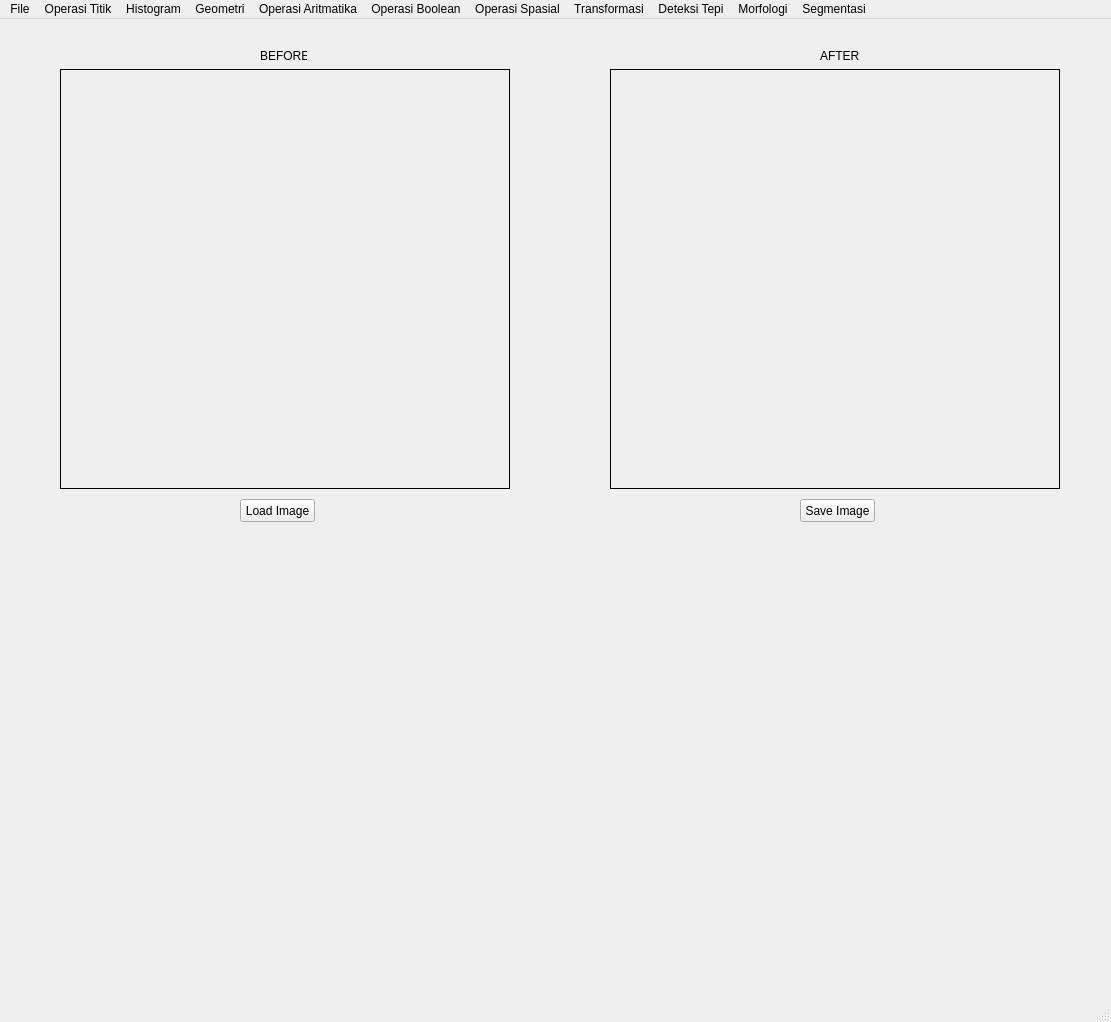
<?xml version="1.0" encoding="UTF-8"?>
<ui version="4.0">
 <author>Rhyred</author>
 <class>My_Program_152024141</class>
 <widget class="QMainWindow" name="My_Program_152024141">
  <property name="geometry">
   <rect>
    <x>0</x>
    <y>0</y>
    <width>1111</width>
    <height>1022</height>
   </rect>
  </property>
  <property name="windowTitle">
   <string>MainWindow</string>
  </property>
  <widget class="QWidget" name="centralwidget">
   <widget class="QPushButton" name="loadButton">
    <property name="geometry">
     <rect>
      <x>240</x>
      <y>480</y>
      <width>75</width>
      <height>23</height>
     </rect>
    </property>
    <property name="text">
     <string>Load Image</string>
    </property>
   </widget>
   <widget class="QLabel" name="imgLabel">
    <property name="geometry">
     <rect>
      <x>60</x>
      <y>50</y>
      <width>450</width>
      <height>420</height>
     </rect>
    </property>
    <property name="frameShape">
     <enum>QFrame::Box</enum>
    </property>
    <property name="text">
     <string/>
    </property>
   </widget>
   <widget class="QLabel" name="hasilLabel">
    <property name="geometry">
     <rect>
      <x>610</x>
      <y>50</y>
      <width>450</width>
      <height>420</height>
     </rect>
    </property>
    <property name="frameShape">
     <enum>QFrame::Box</enum>
    </property>
    <property name="text">
     <string/>
    </property>
   </widget>
   <widget class="QPushButton" name="saveButton">
    <property name="geometry">
     <rect>
      <x>800</x>
      <y>480</y>
      <width>75</width>
      <height>23</height>
     </rect>
    </property>
    <property name="text">
     <string>Save Image</string>
    </property>
   </widget>
   <widget class="QLabel" name="before">
    <property name="geometry">
     <rect>
      <x>260</x>
      <y>30</y>
      <width>47</width>
      <height>13</height>
     </rect>
    </property>
    <property name="text">
     <string>BEFORE</string>
    </property>
   </widget>
   <widget class="QLabel" name="after">
    <property name="geometry">
     <rect>
      <x>820</x>
      <y>30</y>
      <width>47</width>
      <height>13</height>
     </rect>
    </property>
    <property name="text">
     <string>AFTER</string>
    </property>
   </widget>
  </widget>
  <widget class="QMenuBar" name="menubar">
   <property name="geometry">
    <rect>
     <x>0</x>
     <y>0</y>
     <width>1111</width>
     <height>21</height>
    </rect>
   </property>
   <widget class="QMenu" name="menuFile">
    <property name="title">
     <string>File</string>
    </property>
    <addaction name="actionLoad_Image"/>
    <addaction name="actionSave_Image"/>
   </widget>
   <widget class="QMenu" name="menuOperasi_Titik">
    <property name="title">
     <string>Operasi Titik</string>
    </property>
    <addaction name="actionGrayScale"/>
    <addaction name="actionBrightness"/>
    <addaction name="actionSimple_Contrast"/>
    <addaction name="actionContrast_Stretching"/>
    <addaction name="actionNegative_Image"/>
    <addaction name="actionBiner_Image"/>
   </widget>
   <widget class="QMenu" name="menuHistogram">
    <property name="title">
     <string>Histogram</string>
    </property>
    <addaction name="actionGray_Histogram"/>
    <addaction name="actionRGB_Histogram"/>
    <addaction name="actionHistogram_Equalization"/>
   </widget>
   <widget class="QMenu" name="menuGeometri">
    <property name="title">
     <string>Geometri</string>
    </property>
    <addaction name="actionTranslasi"/>
    <addaction name="actionRotasi"/>
    <addaction name="actionResize"/>
    <addaction name="actionCrop"/>
   </widget>
   <widget class="QMenu" name="menuOperasi_Aritmatika">
    <property name="title">
     <string>Operasi Aritmatika</string>
    </property>
    <addaction name="actionTambah"/>
    <addaction name="actionKurang"/>
    <addaction name="actionKali"/>
    <addaction name="actionBagi"/>
   </widget>
   <widget class="QMenu" name="menuOperasi_Boolean">
    <property name="title">
     <string>Operasi Boolean</string>
    </property>
    <addaction name="actionAnd"/>
    <addaction name="actionOr"/>
    <addaction name="actionXor"/>
   </widget>
   <widget class="QMenu" name="menuOperasi_Spasial">
    <property name="title">
     <string>Operasi Spasial</string>
    </property>
    <addaction name="actionFilter"/>
    <addaction name="actionMean_Filter"/>
    <addaction name="actionGaussian_Filter"/>
    <addaction name="actionSharpening"/>
    <addaction name="actionMedian_Filter"/>
    <addaction name="actionMax_Filter"/>
    <addaction name="actionMin_Filter"/>
   </widget>
   <widget class="QMenu" name="menuTransformasi">
    <property name="title">
     <string>Transformasi</string>
    </property>
    <addaction name="actionDFT_Smoothing"/>
    <addaction name="actionDFT_Edge_Detection"/>
   </widget>
   <widget class="QMenu" name="menuDeteksi_Tepi">
    <property name="title">
     <string>Deteksi Tepi</string>
    </property>
    <addaction name="actionSobel"/>
    <addaction name="actionPrewitt"/>
    <addaction name="actionRoberts"/>
    <addaction name="actionCanny"/>
   </widget>
   <widget class="QMenu" name="menuMorfologi">
    <property name="title">
     <string>Morfologi</string>
    </property>
    <addaction name="actionDilasi"/>
    <addaction name="actionErosi"/>
    <addaction name="actionOpening"/>
    <addaction name="actionClosing"/>
    <addaction name="actionSkeletonizing"/>
   </widget>
   <widget class="QMenu" name="menuSegmentasi">
    <property name="title">
     <string>Segmentasi</string>
    </property>
    <addaction name="actionThresh_Binary"/>
    <addaction name="actionThresh_Binary_Inv"/>
    <addaction name="actionThresh_Trunc"/>
    <addaction name="actionThresh_ToZero"/>
    <addaction name="actionThresh_ToZero_Inv"/>
    <addaction name="actionAdaptive_Mean"/>
    <addaction name="actionAdaptive_Gaussian"/>
    <addaction name="actionOtsu"/>
    <addaction name="actionShape_Identification"/>
   </widget>
   <addaction name="menuFile"/>
   <addaction name="menuOperasi_Titik"/>
   <addaction name="menuHistogram"/>
   <addaction name="menuGeometri"/>
   <addaction name="menuOperasi_Aritmatika"/>
   <addaction name="menuOperasi_Boolean"/>
   <addaction name="menuOperasi_Spasial"/>
   <addaction name="menuTransformasi"/>
   <addaction name="menuDeteksi_Tepi"/>
   <addaction name="menuMorfologi"/>
   <addaction name="menuSegmentasi"/>
  </widget>
  <widget class="QStatusBar" name="statusbar"/>
  <action name="actionGrayScale">
   <property name="text">
    <string>GrayScale</string>
   </property>
  </action>
  <action name="actionLoad_Image">
   <property name="text">
    <string>Load Image</string>
   </property>
  </action>
  <action name="actionSave_Image">
   <property name="text">
    <string>Save Image</string>
   </property>
  </action>
  <action name="actionBrightness">
   <property name="text">
    <string>Brightness</string>
   </property>
  </action>
  <action name="actionSimple_Contrast">
   <property name="text">
    <string>Simple Contrast</string>
   </property>
  </action>
  <action name="actionContrast_Stretching">
   <property name="text">
    <string>Contrast Stretching</string>
   </property>
  </action>
  <action name="actionNegative_Image">
   <property name="text">
    <string>Negative Image</string>
   </property>
  </action>
  <action name="actionBiner_Image">
   <property name="text">
    <string>Biner Image</string>
   </property>
  </action>
  <action name="actionGray_Histogram">
   <property name="text">
    <string>Histogram Grayscale</string>
   </property>
  </action>
  <action name="actionRGB_Histogram">
   <property name="text">
    <string>Histogram RGB</string>
   </property>
  </action>
  <action name="actionHistogram_Equalization">
   <property name="text">
    <string>Histogram Equalization</string>
   </property>
  </action>
  <action name="actionTranslasi">
   <property name="text">
    <string>Translasi</string>
   </property>
  </action>
  <action name="actionRotasi">
   <property name="text">
    <string>Rotasi</string>
   </property>
  </action>
  <action name="actionResize">
   <property name="text">
    <string>Resize</string>
   </property>
  </action>
  <action name="actionCrop">
   <property name="text">
    <string>Crop Image</string>
   </property>
  </action>
  <action name="actionTambah">
   <property name="text">
    <string>Tambah +</string>
   </property>
  </action>
  <action name="actionKurang">
   <property name="text">
    <string>Kurang -</string>
   </property>
  </action>
  <action name="actionKali">
   <property name="text">
    <string>Kali x</string>
   </property>
  </action>
  <action name="actionBagi">
   <property name="text">
    <string>Bagi /</string>
   </property>
  </action>
  <action name="actionAnd">
   <property name="text">
    <string>AND &amp;&amp;</string>
   </property>
  </action>
  <action name="actionOr">
   <property name="text">
    <string>OR ||</string>
   </property>
  </action>
  <action name="actionXor">
   <property name="text">
    <string>XOR ^</string>
   </property>
  </action>
  <action name="actionFilter">
   <property name="text">
    <string>Filtering</string>
   </property>
  </action>
  <action name="actionMean_Filter">
   <property name="text">
    <string>Mean Filtering</string>
   </property>
  </action>
  <action name="actionGaussian_Filter">
   <property name="text">
    <string>Gaussian Filtering</string>
   </property>
  </action>
  <action name="actionSharpening">
   <property name="text">
    <string>Sharpening</string>
   </property>
  </action>
  <action name="actionMedian_Filter">
   <property name="text">
    <string>Median Filtering</string>
   </property>
  </action>
  <action name="actionMax_Filter">
   <property name="text">
    <string>Max Filtering</string>
   </property>
  </action>
  <action name="actionMin_Filter">
   <property name="text">
    <string>Min Filtering</string>
   </property>
  </action>
  <action name="actionDFT_Smoothing">
   <property name="text">
    <string>DFT Smoothing Image</string>
   </property>
  </action>
  <action name="actionDFT_Edge_Detection">
   <property name="text">
    <string>DFT Edge Detection</string>
   </property>
  </action>
  <action name="actionSobel">
   <property name="text">
    <string>Sobel</string>
   </property>
  </action>
  <action name="actionPrewitt">
   <property name="text">
    <string>Prewitt</string>
   </property>
  </action>
  <action name="actionRoberts">
   <property name="text">
    <string>Roberts</string>
   </property>
  </action>
  <action name="actioncanny">
   <property name="text">
    <string>canny</string>
   </property>
  </action>
  <action name="actionCanny">
   <property name="text">
    <string>Canny</string>
   </property>
  </action>
  <action name="actionDilasi">
   <property name="text">
    <string>Dilasi</string>
   </property>
  </action>
  <action name="actionErosi">
   <property name="text">
    <string>Erosi</string>
   </property>
  </action>
  <action name="actionOpening">
   <property name="text">
    <string>Opening</string>
   </property>
  </action>
  <action name="actionClosing">
   <property name="text">
    <string>Closing</string>
   </property>
  </action>
  <action name="actionThresh_Binary">
   <property name="text">
    <string>Threshold Binary</string>
   </property>
  </action>
  <action name="actionThresh_Binary_Inv">
   <property name="text">
    <string>Threshold Binary Inv</string>
   </property>
  </action>
  <action name="actionThresh_Trunc">
   <property name="text">
    <string>Threshold Truncate</string>
   </property>
  </action>
  <action name="actionThresh_ToZero">
   <property name="text">
    <string>Threshold To Zero</string>
   </property>
  </action>
  <action name="actionThresh_ToZero_Inv">
   <property name="text">
    <string>Threshold To Zero Inv</string>
   </property>
  </action>
  <action name="actionSkeletonizing">
   <property name="text">
    <string>Skeletonizing</string>
   </property>
  </action>
  <action name="actionAdaptive_Mean">
   <property name="text">
    <string>Adaptive Mean</string>
   </property>
  </action>
  <action name="actionAdaptive_Gaussian">
   <property name="text">
    <string>Adaptive Gaussian</string>
   </property>
  </action>
  <action name="actionOtsu">
   <property name="text">
    <string>Otsu Thersholding</string>
   </property>
  </action>
  <action name="actionShape_Identification">
   <property name="text">
    <string>Identifikasi Bentuk</string>
   </property>
  </action>
 </widget>
 <resources/>
 <connections/>
</ui>
